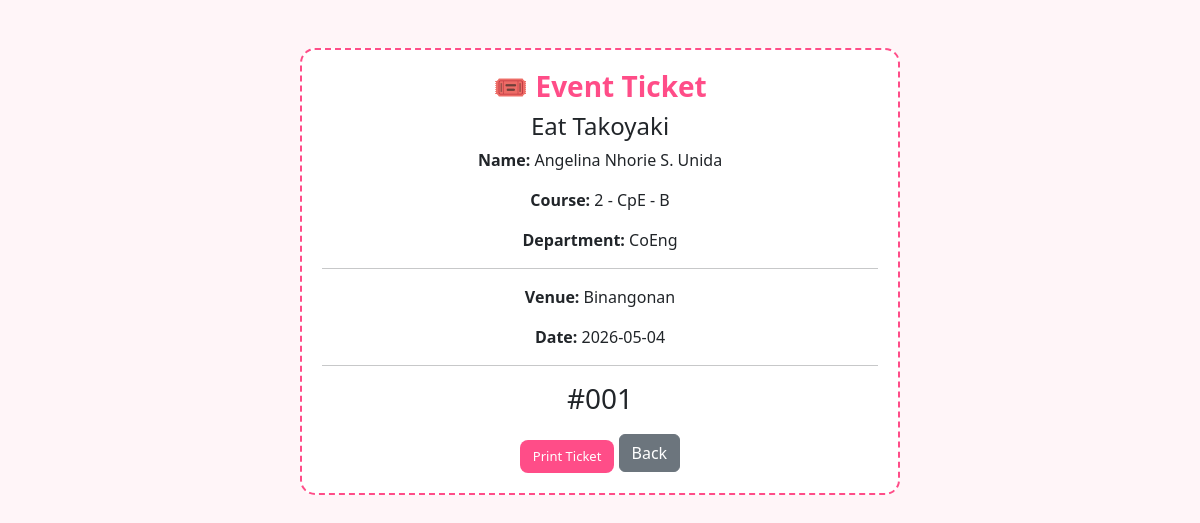
The page /WAD_SD_PROJECT/events/ticket.php?id=6 (signed in) on the database its author committed.
### tables this page shows
CREATE TABLE `registrations` (
  `id` int(11) NOT NULL,
  `user_id` int(11) NOT NULL,
  `event_id` int(11) NOT NULL,
  `name` varchar(100) DEFAULT NULL,
  `course` varchar(100) DEFAULT NULL,
  `department` varchar(100) DEFAULT NULL,
  `ticket_code` varchar(50) DEFAULT NULL,
  `full_name` varchar(100) DEFAULT NULL
);

CREATE TABLE `events` (
  `id` int(11) NOT NULL,
  `title` varchar(255) NOT NULL,
  `venue` varchar(255) NOT NULL,
  `event_date` date NOT NULL,
  `image` varchar(255) DEFAULT NULL
);

### WAD_SD_PROJECT/events/ticket.php (the view, shortened to what this page needs)
<?php
include '../config.php';
$user_id = $_SESSION['user']['id'];
$event_id = $_GET['id'];
$stmt = $conn->prepare("
SELECT r.*, e.title, e.venue, e.event_date
FROM registrations r
JOIN events e ON r.event_id = e.id
WHERE r.user_id=? AND r.event_id=?
");
$stmt->bind_param("ii",$user_id,$event_id);
$stmt->execute();
$data = $stmt->get_result()->fetch_assoc();
?>
<!DOCTYPE html>
<html>
<head>
<?php include '../includes/bootstrap.php'; ?>
</head>
<body>
<div class="container mt-5">
<div class="ticket-box">
<h3 class="ticket-title">🎟️ Event Ticket</h3>
<h4><?= $data['title'] ?></h4>
<p><b>Name:</b> <?= $data['full_name'] ?></p>
<p><b>Course:</b> <?= $data['course'] ?></p>
<p><b>Department:</b> <?= $data['department'] ?></p>
<hr>
<p><b>Venue:</b> <?= $data['venue'] ?></p>
<p><b>Date:</b> <?= $data['event_date'] ?></p>
<hr>
<h3>#<?= ltrim($data['ticket_code'], '#') ?></h3>
<button onclick="window.print()" class="btn btn-pink mt-3">
Print Ticket
</button>
<a href="details.php?id=<?= $event_id ?>" class="btn btn-secondary mt-2">
Back
</a>
</div>
</div>
</body>
</html>

### WAD_SD_PROJECT/assets/css/style.css (style rules this page uses)
body { background:#fff5f8; font-family:Segoe UI; }
.btn-pink { background:#ff4d88; color:white; border-radius:8px; font-size:13px; }

### WAD_SD_PROJECT/events/ticket.php (style rules this page uses)
.ticket-box { max-width:600px; margin:auto; border:2px dashed #ff4d88; padding:20px; border-radius:15px; background:#fff; text-align:center; }
.ticket-title { color:#ff4d88; font-weight:bold; }

### rows shown on the page
registrations: event.title "Eat Takoyaki", full_name "Angelina Nhorie S. Unida", course "2 - CpE - B", department "CoEng", event.venue "Binangonan", event.event_date "2026-05-04", ticket_code "001"
